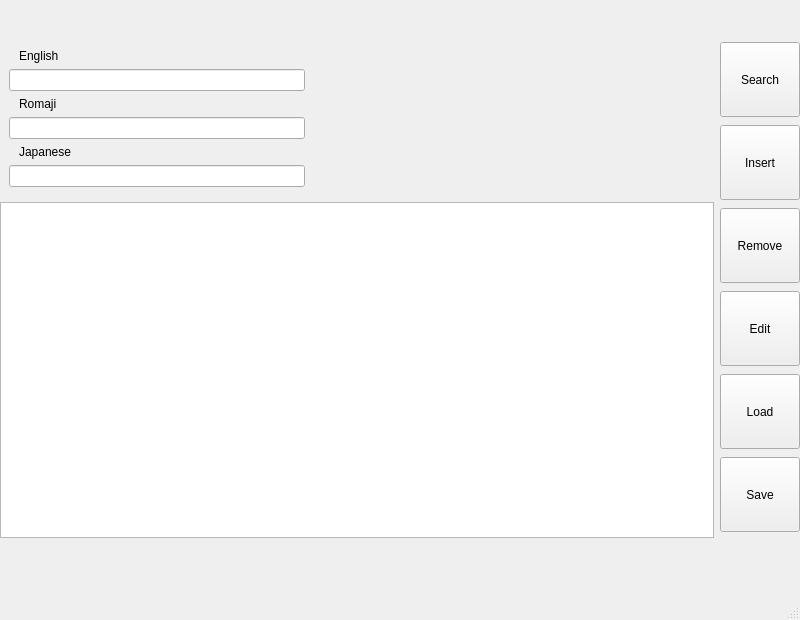
<?xml version="1.0" encoding="UTF-8"?>
<ui version="4.0">
 <class>DictionaryGui</class>
 <widget class="QMainWindow" name="DictionaryGui">
  <property name="geometry">
   <rect>
    <x>0</x>
    <y>0</y>
    <width>800</width>
    <height>620</height>
   </rect>
  </property>
  <property name="minimumSize">
   <size>
    <width>0</width>
    <height>500</height>
   </size>
  </property>
  <property name="windowTitle">
   <string>DictionaryGui</string>
  </property>
  <widget class="QWidget" name="centralwidget">
   <widget class="QWidget" name="gridWidget" native="true">
    <property name="geometry">
     <rect>
      <x>0</x>
      <y>40</y>
      <width>800</width>
      <height>500</height>
     </rect>
    </property>
    <layout class="QGridLayout" name="gridLayout">
     <item row="2" column="0">
      <spacer name="verticalSpacer_2">
       <property name="orientation">
        <enum>Qt::Vertical</enum>
       </property>
       <property name="sizeType">
        <enum>QSizePolicy::Minimum</enum>
       </property>
       <property name="sizeHint" stdset="0">
        <size>
         <width>20</width>
         <height>2</height>
        </size>
       </property>
      </spacer>
     </item>
     <item row="0" column="1" rowspan="3">
      <layout class="QVBoxLayout" name="verticalLayout">
       <item>
        <widget class="QPushButton" name="search_button">
         <property name="sizePolicy">
          <sizepolicy hsizetype="Fixed" vsizetype="Fixed">
           <horstretch>0</horstretch>
           <verstretch>0</verstretch>
          </sizepolicy>
         </property>
         <property name="minimumSize">
          <size>
           <width>75</width>
           <height>75</height>
          </size>
         </property>
         <property name="text">
          <string>Search</string>
         </property>
         <property name="checkable">
          <bool>false</bool>
         </property>
         <property name="checked">
          <bool>false</bool>
         </property>
         <property name="autoDefault">
          <bool>false</bool>
         </property>
         <property name="default">
          <bool>false</bool>
         </property>
         <property name="flat">
          <bool>false</bool>
         </property>
        </widget>
       </item>
       <item>
        <widget class="QPushButton" name="insert_button">
         <property name="sizePolicy">
          <sizepolicy hsizetype="Fixed" vsizetype="Fixed">
           <horstretch>0</horstretch>
           <verstretch>0</verstretch>
          </sizepolicy>
         </property>
         <property name="minimumSize">
          <size>
           <width>75</width>
           <height>75</height>
          </size>
         </property>
         <property name="text">
          <string>Insert</string>
         </property>
        </widget>
       </item>
       <item>
        <widget class="QPushButton" name="remove_button">
         <property name="sizePolicy">
          <sizepolicy hsizetype="Fixed" vsizetype="Fixed">
           <horstretch>0</horstretch>
           <verstretch>0</verstretch>
          </sizepolicy>
         </property>
         <property name="minimumSize">
          <size>
           <width>75</width>
           <height>75</height>
          </size>
         </property>
         <property name="text">
          <string>Remove</string>
         </property>
        </widget>
       </item>
       <item>
        <widget class="QPushButton" name="edit_button">
         <property name="sizePolicy">
          <sizepolicy hsizetype="Fixed" vsizetype="Fixed">
           <horstretch>0</horstretch>
           <verstretch>0</verstretch>
          </sizepolicy>
         </property>
         <property name="minimumSize">
          <size>
           <width>75</width>
           <height>75</height>
          </size>
         </property>
         <property name="text">
          <string>Edit</string>
         </property>
        </widget>
       </item>
       <item>
        <widget class="QPushButton" name="load_button">
         <property name="sizePolicy">
          <sizepolicy hsizetype="Fixed" vsizetype="Fixed">
           <horstretch>0</horstretch>
           <verstretch>0</verstretch>
          </sizepolicy>
         </property>
         <property name="minimumSize">
          <size>
           <width>75</width>
           <height>75</height>
          </size>
         </property>
         <property name="text">
          <string>Load</string>
         </property>
        </widget>
       </item>
       <item>
        <widget class="QPushButton" name="save_button">
         <property name="sizePolicy">
          <sizepolicy hsizetype="Fixed" vsizetype="Fixed">
           <horstretch>0</horstretch>
           <verstretch>0</verstretch>
          </sizepolicy>
         </property>
         <property name="minimumSize">
          <size>
           <width>75</width>
           <height>75</height>
          </size>
         </property>
         <property name="text">
          <string>Save</string>
         </property>
        </widget>
       </item>
      </layout>
     </item>
     <item row="0" column="0">
      <layout class="QGridLayout" name="gridLayout_2">
       <item row="2" column="0">
        <widget class="QFrame" name="verticalFrame_2">
         <property name="sizePolicy">
          <sizepolicy hsizetype="Expanding" vsizetype="Preferred">
           <horstretch>0</horstretch>
           <verstretch>0</verstretch>
          </sizepolicy>
         </property>
         <layout class="QVBoxLayout" name="verticalLayout_2">
          <item>
           <widget class="QLabel" name="label_english">
            <property name="text">
             <string>English</string>
            </property>
            <property name="indent">
             <number>10</number>
            </property>
           </widget>
          </item>
          <item>
           <widget class="QLineEdit" name="line_edit_english"/>
          </item>
          <item>
           <widget class="QLabel" name="label_romaji">
            <property name="text">
             <string>Romaji</string>
            </property>
            <property name="indent">
             <number>10</number>
            </property>
           </widget>
          </item>
          <item>
           <widget class="QLineEdit" name="line_edit_romaji"/>
          </item>
          <item>
           <widget class="QLabel" name="label_japanese">
            <property name="text">
             <string>Japanese</string>
            </property>
            <property name="indent">
             <number>10</number>
            </property>
           </widget>
          </item>
          <item>
           <widget class="QLineEdit" name="line_edit_japanese"/>
          </item>
         </layout>
        </widget>
       </item>
       <item row="2" column="1">
        <spacer name="horizontalSpacer">
         <property name="orientation">
          <enum>Qt::Horizontal</enum>
         </property>
         <property name="sizeType">
          <enum>QSizePolicy::Fixed</enum>
         </property>
         <property name="sizeHint" stdset="0">
          <size>
           <width>400</width>
           <height>20</height>
          </size>
         </property>
        </spacer>
       </item>
      </layout>
     </item>
     <item row="1" column="0">
      <widget class="QTableView" name="tableView"/>
     </item>
    </layout>
   </widget>
  </widget>
  <widget class="QMenuBar" name="menubar">
   <property name="geometry">
    <rect>
     <x>0</x>
     <y>0</y>
     <width>800</width>
     <height>22</height>
    </rect>
   </property>
  </widget>
  <widget class="QStatusBar" name="statusbar"/>
 </widget>
 <resources/>
 <connections/>
</ui>
